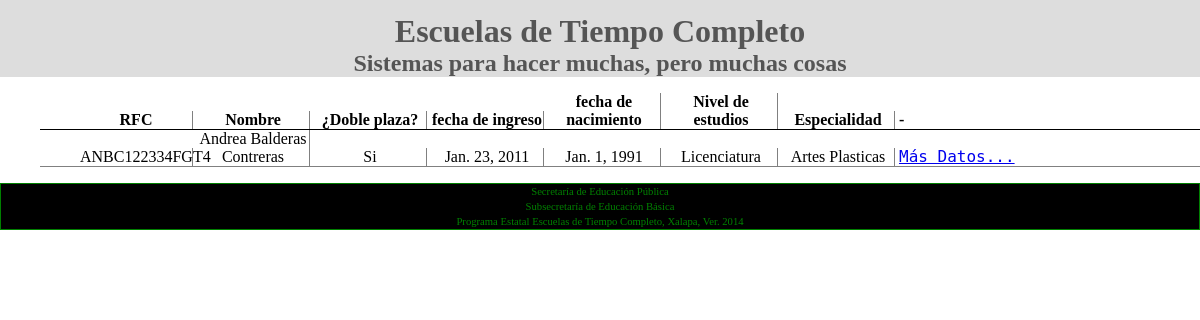
Screenshot of /personal/ANBC122334FGT4/ with the database file from the repository.
### personal/models.py (models this page shows, shortened)
class Personal(models.Model):
    rfc = models.CharField(max_length=15)
    nombre = models.CharField(max_length=255)
    apellido_paterno = models.CharField(max_length=255)
    apellido_materno = models.CharField(max_length=255)
    doble_plaza = models.BooleanField(default=False)
    fecha_ingreso = models.DateField()
    fecha_nacimiento = models.DateField()
    nivel_estudio = models.ForeignKey(NivelEstudio)
    especialidad = models.ForeignKey(Especialidad)
    def dos_plaza(self):
        if self.doble_plaza:
            p = "Si"
        else:
            p = "No"
        return p

class NivelEstudio(models.Model):
    nivel_estudio = models.CharField(max_length=255)
    def __unicode__(self):
        return self.nivel_estudio

class Especialidad(models.Model):
    especialidad = models.CharField(max_length=255)
    def __unicode__(self):
        return self.especialidad

### personal/views.py (the view)
# urls.py: url(r'^personal/(?P<rfc>[\W\w]+)/$', PersonalView.as_view(), name="personal"),
class PersonalView(generic.ListView):
    model = Personal
    template_name = "personal/personal.html"
    def get_queryset(self):
        if self.kwargs.get("rfc"):
            queryset = self.model.objects.filter(rfc=self.kwargs['rfc'])
        else:
            queryset = super(PersonalView, self).get_queryset()
        return queryset

### personal/templates/personal/personal.html
{% extends "base.html" %}
{% block content %}
<ul class="lista-escuela">
<li class="fila">
    <ul class="encabezado">
        <li class="item-esc">RFC</li>
        <li class="item-esc">Nombre</li>
        <li class="item-esc">¿Doble plaza?</li>
        <li class="item-esc">fecha de ingreso</li>
        <li class="item-esc">fecha de nacimiento</li>
        <li class="item-esc">Nivel de estudios</li>
        <li class="item-esc">Especialidad</li>
        <li>-</li>
    </ul>
</li>
{% for personal in object_list %}
<li class="fila">
    <ul class="resultado">
        <li class="item-esc">
            {{personal.rfc}}
        </li>
        <li class="item-esc">
            {{personal.nombre}}
            {{personal.apellido_paterno}}
            {{personal.apellido_materno}}
        </li>
        <li class="item-esc">
            {{personal.dos_plaza}}
        </li>
        <li class="item-esc">
            {{personal.fecha_ingreso}}
        </li>
        <li class="item-esc">
            {{personal.fecha_nacimiento}}
        </li>
        <li class="item-esc">
            {{personal.nivel_estudio}}
        </li>
        <li class="item-esc">
            {{personal.especialidad}}
        </li>
        <li>
            <a href="#">Más Datos...</a>
        </li>
    </ul>
</li>
{% empty %}
No existe esta escuela o no se ha dado de alta
{% endfor %}
</ul>
{% endblock content %}

### static/css/estilos.css (style rules this page uses)
body { background: white; font-size: 16px; font-family: 'consolas'; margin: 0px; }
a { font-family: 'monospace' }
.lista-escuela li { display: inline-block; }
.encabezado { border-bottom: 1px solid black; font-weight: bold; }
.encabezado li { text-align: center; }
.resultado { border-bottom: 1px solid gray; }
.resultado li { text-align: center; }
.fila { width: 100%; }
.item-esc { border-right: 1px solid gray; width: 10%; }

### rows the page displays
Personal: rfc "ANBC122334FGT4", nombre "Andrea", apellido_paterno "Balderas", apellido_materno "Contreras", dos_plaza "Si", fecha_ingreso "Jan. 23, 2011", fecha_nacimiento "Jan. 1, 1991", nivel_estudio "Licenciatura", especialidad "Artes Plasticas"
